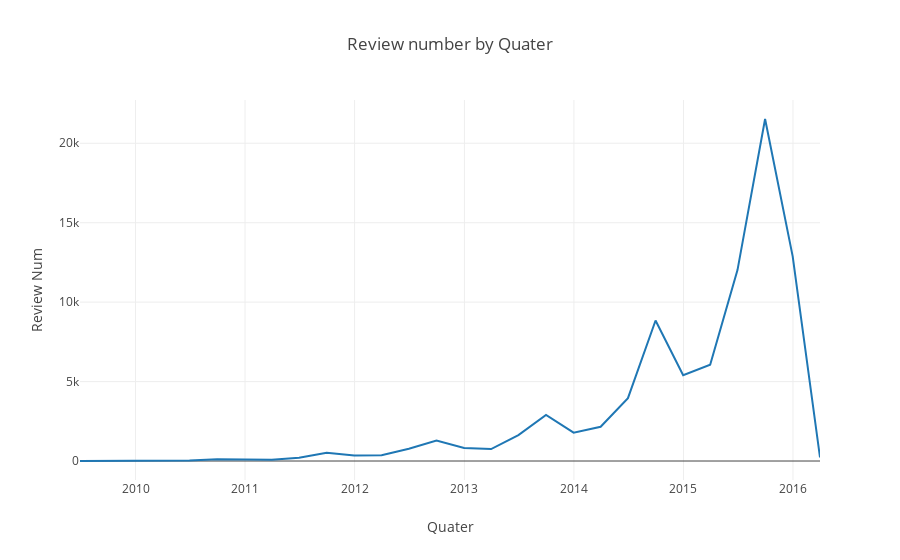

Notebook cell for this chart:
### Code cell
offline.iplot({
    "data": [go.Scatter(x=reviews_count.index, y=reviews_count.id)],
    "layout": go.Layout(title='Review number by Quater',
                           xaxis=dict(title='Quater'),
                           yaxis=dict(title='Review Num'))
})

### Figure 1 — Plotly figure (JSON) as saved in the notebook; plotly's stock layout.template omitted (floating-point values rounded to 4 significant figures)
{"data": [{"type": "scatter", "uid": "a8726bef-112c-496a-9f48-79fa00ae631e", "x": ["2009-06-30", "2009-09-30", "2009-12-31", "2010-03-31", "2010-06-30", "2010-09-30", "2010-12-31", "2011-03-31", "2011-06-30", "2011-09-30", "2011-12-31", "2012-03-31", "2012-06-30", "2012-09-30", "2012-12-31", "2013-03-31", "2013-06-30", "2013-09-30", "2013-12-31", "2014-03-31", "2014-06-30", "2014-09-30", "2014-12-31", "2015-03-31", "2015-06-30", "2015-09-30", "2015-12-31", "2016-03-31"], "y": [2, 4, 11, 13, 37, 110, 94, 88, 212, 514, 355, 371, 770, 1294, 816, 756, 1635, 2900, 1786, 2156, 3956, 8848, 5405, 6061, 12019, 21528, 12885, 223]}], "layout": {"title": {"text": "Review number by Quater"}, "xaxis": {"title": {"text": "Quater"}}, "yaxis": {"title": {"text": "Review Num"}}}}
